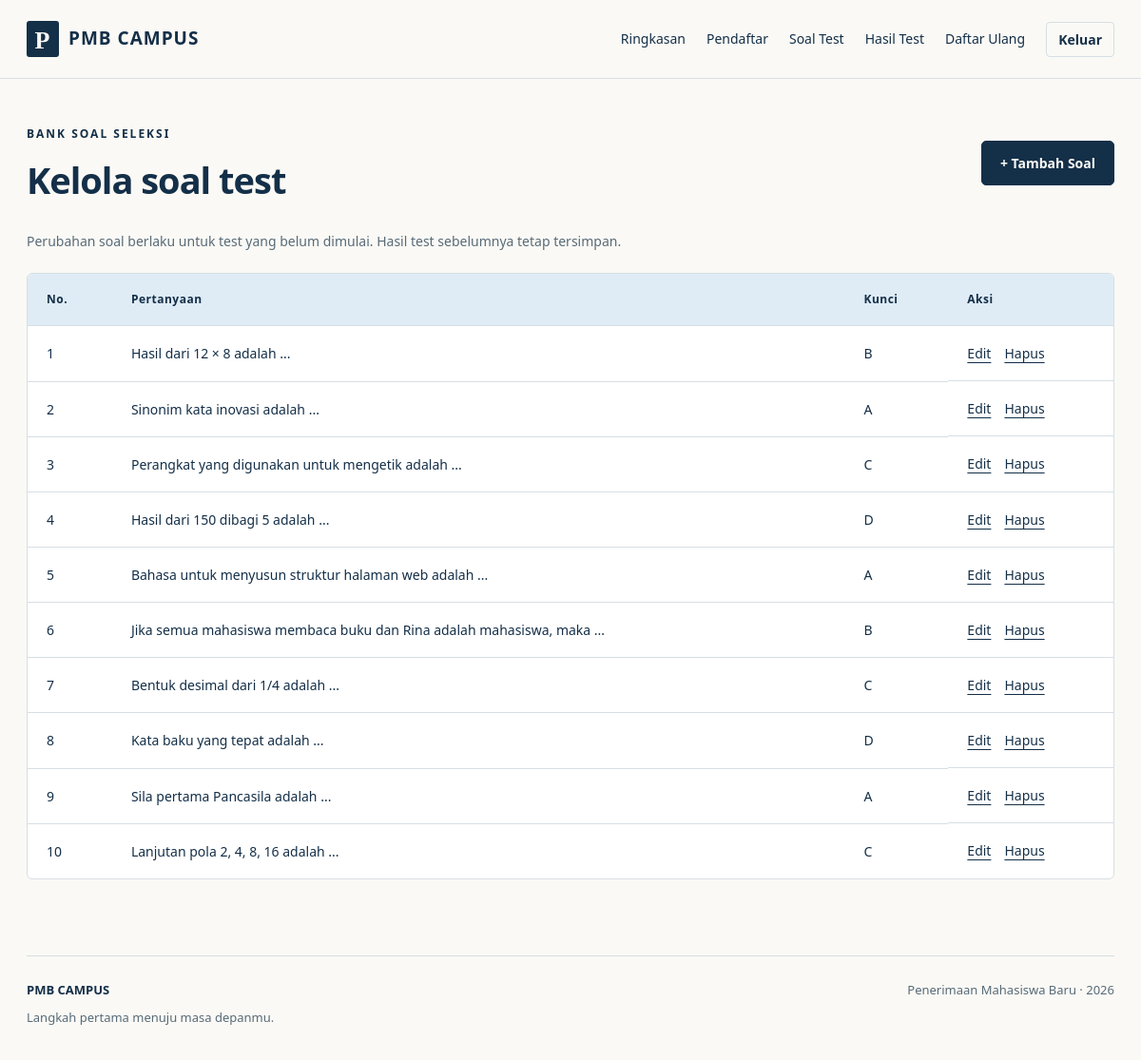
Screenshot of /admin/questions.php (signed in) with the database file from the repository.
### tables this page shows
CREATE TABLE test_questions (
 id INT UNSIGNED AUTO_INCREMENT PRIMARY KEY,
 question TEXT NOT NULL,
 option_a TEXT NOT NULL,
 option_b TEXT NOT NULL,
 option_c TEXT NOT NULL,
 option_d TEXT NOT NULL,
 correct_answer ENUM('A','B','C','D') NOT NULL,
 created_at TIMESTAMP NOT NULL DEFAULT CURRENT_TIMESTAMP
);

### includes/init.php (called while the page is built, shortened)
<?php
function url($page) {
    return BASE_URL . '/' . $page;
}
function e($value) {
    return htmlspecialchars((string) $value, ENT_QUOTES, 'UTF-8');
}

### admin/questions.php (the view, shortened to what this page needs)
<?php
require '../includes/init.php';
$rows = $pdo->query('SELECT * FROM test_questions ORDER BY id')->fetchAll();
require '../includes/header.php';
?>
<div class="page-heading">
<div>
<p class="eyebrow">BANK SOAL SELEKSI</p>
<h1>Kelola soal test</h1>
</div>
<a class="button" href="question_add.php">+ Tambah Soal</a>
</div>
<p class="muted">Perubahan soal berlaku untuk test yang belum dimulai. Hasil test sebelumnya tetap tersimpan.</p>
<div class="table-wrap">
<table>
<thead>
<tr>
<th>No.</th>
<th>Pertanyaan</th>
<th>Kunci</th>
<th>Aksi</th>
</tr>
</thead>
<tbody><?php
foreach ($rows as $i=>$r): ?><tr>
<td><?= $i+1 ?></td>
<td><?= e($r['question']) ?></td>
<td><?= e($r['correct_answer']) ?></td>
<td class="actions">
<a href="question_edit.php?id=<?= $r['id'] ?>">Edit</a>
<a href="question_delete.php?id=<?= $r['id'] ?>">Hapus</a>
</td>
</tr><?php
endforeach;
?><?php
?></tbody>
</table>
</div><?php
require '../includes/footer.php';
?>

### includes/header.php (shortened to what this page needs)
<!doctype html>
<html lang="id">
<head>
<link rel="stylesheet" href="<?= url('assets/css/style.css') ?>">
</head>
<body>
<header>
<div class="nav-wrap">
<a class="brand" href="<?= url('index.php') ?>">
<span class="brand-mark">P</span> PMB CAMPUS</a>
<nav aria-label="Navigasi utama">
<?php
if (!empty($_SESSION['user_id'])): ?>
<?php
if ($_SESSION['role'] === 'admin'): ?>
<a href="<?= url('admin/dashboard.php') ?>">Ringkasan</a>
<a href="<?= url('admin/applicants.php') ?>">Pendaftar</a>
<a href="<?= url('admin/questions.php') ?>">Soal Test</a>
<a href="<?= url('admin/results.php') ?>">Hasil Test</a>
<a href="<?= url('admin/re_registration.php') ?>">Daftar Ulang</a>
<?php
else: ?>
<a href="<?= url('user/dashboard.php') ?>">Dashboard</a>
<a href="<?= url('user/profile.php') ?>">Profil Saya</a>
<?php
endif;
?>
<form method="post" action="<?= url('auth/logout.php') ?>" class="inline"><?php
?><button class="nav-button">Keluar</button>
</form>
<?php
else: ?><a href="<?= url('auth/login.php') ?>">Masuk</a>
<a class="nav-button" href="<?= url('auth/register.php') ?>">Daftar Sekarang</a><?php
endif;
?>
</nav>
</div>
</header>
<main>

### includes/footer.php
</main>
<footer>
<div>
<strong>PMB CAMPUS</strong>
<span>Penerimaan Mahasiswa Baru · <?= date('Y') ?></span>
</div>
<p>Langkah pertama menuju masa depanmu.</p>
</footer>
</body>
</html>

### assets/css/style.css (style rules this page uses)
:root { --navy:#142f48; --blue:#dfecf5; --cream:#faf9f5; --muted:#586b78; --line:#d6dfe4 }
* { box-sizing:border-box }
body { margin:0; background:var(--cream); color:var(--navy); font-family:Segoe UI,Arial,sans-serif; font-size:16px; line-height:1.65 }
a { color:inherit; text-underline-offset:4px }
header { background:var(--cream); border-bottom:1px solid var(--line) }
.nav-wrap { max-width:1200px; margin:auto; padding:22px 28px; display:flex; align-items:center; justify-content:space-between; gap:24px }
.brand { font-size:19px; font-weight:800; letter-spacing:1px; text-decoration:none; white-space:nowrap; display:flex; align-items:center; gap:10px }
.brand-mark { display:grid; place-items:center; background:var(--navy); color:var(--cream); width:34px; height:38px; border-radius:3px; font-family:Georgia,serif; font-size:26px }
nav { display:flex; align-items:center; gap:22px; flex-wrap:wrap; font-size:14px }
nav a { text-decoration:none }
main { max-width:1200px; margin:auto; padding:48px 28px 80px; min-height:75vh }
h1,h2,h3 { line-height:1.2; margin:0 0 20px }
h1 { font-size:38px; letter-spacing:-1px }
p { margin:0 0 22px }
.eyebrow { font-size:12px; letter-spacing:2px; font-weight:750; margin-bottom:16px }
.muted { color:var(--muted); font-size:14px }
.actions { display:flex; align-items:center; gap:14px; flex-wrap:wrap }
.button,button { display:inline-block; background:var(--navy); color:var(--cream); border:1px solid var(--navy); border-radius:5px; padding:12px 19px; text-decoration:none; font:600 14px/1.5 Segoe UI,Arial,sans-serif; cursor:pointer }
.nav-button { background:transparent; color:var(--navy); border:1px solid var(--line); padding:7px 12px; font-size:14px; border-radius:4px }
.page-heading { display:flex; align-items:center; justify-content:space-between; gap:20px; margin-bottom:30px }
.page-heading h1 { margin-bottom:0 }
.table-wrap { overflow-x:auto; background:#fff; border:1px solid var(--line); border-radius:6px }
table { width:100%; border-collapse:collapse; text-align:left; font-size:14px }
th { background:var(--blue); font-size:12px; letter-spacing:.5px }
td,th { padding:17px 20px; border-bottom:1px solid var(--line) }
td { vertical-align:top }
tr:last-child td { border-bottom:0 }
.inline { display:inline; margin:0 }
footer { border-top:1px solid var(--line); max-width:1144px; margin:auto; padding:25px 0; color:var(--muted); font-size:13px }
footer div { display:flex; justify-content:space-between; gap:16px }
footer p { margin:8px 0 }
footer strong { color:var(--navy) }

### rows the page displays
test_questions: question "Hasil dari 12 × 8 adalah ...", correct_answer "B"
test_questions: question "Sinonim kata inovasi adalah ...", correct_answer "A"
test_questions: question "Perangkat yang digunakan untuk mengetik adalah ...", correct_answer "C"
test_questions: question "Hasil dari 150 dibagi 5 adalah ...", correct_answer "D"
test_questions: question "Bahasa untuk menyusun struktur halaman web adalah ...", correct_answer "A"
test_questions: question "Jika semua mahasiswa membaca buku dan Rina adalah mahasiswa, maka ...", correct_answer "B"
test_questions: question "Bentuk desimal dari 1/4 adalah ...", correct_answer "C"
test_questions: question "Kata baku yang tepat adalah ...", correct_answer "D"
test_questions: question "Sila pertama Pancasila adalah ...", correct_answer "A"
test_questions: question "Lanjutan pola 2, 4, 8, 16 adalah ...", correct_answer "C"
